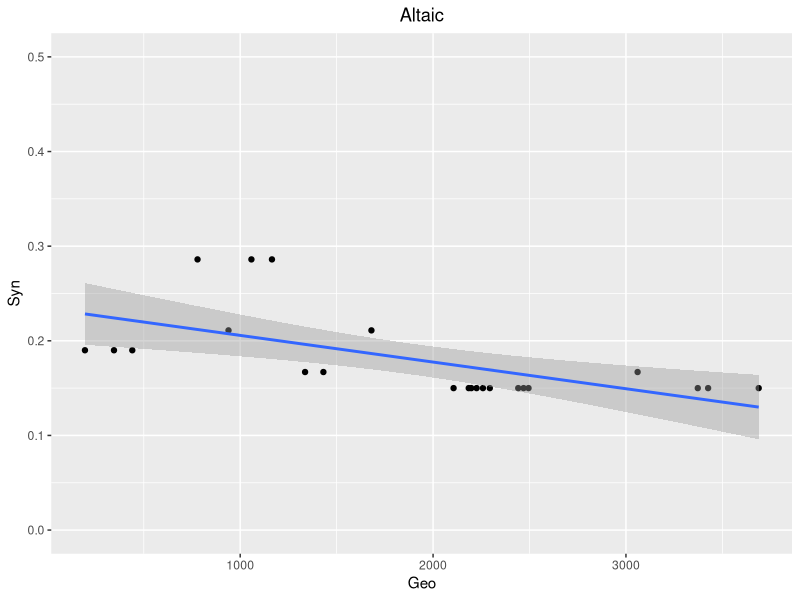
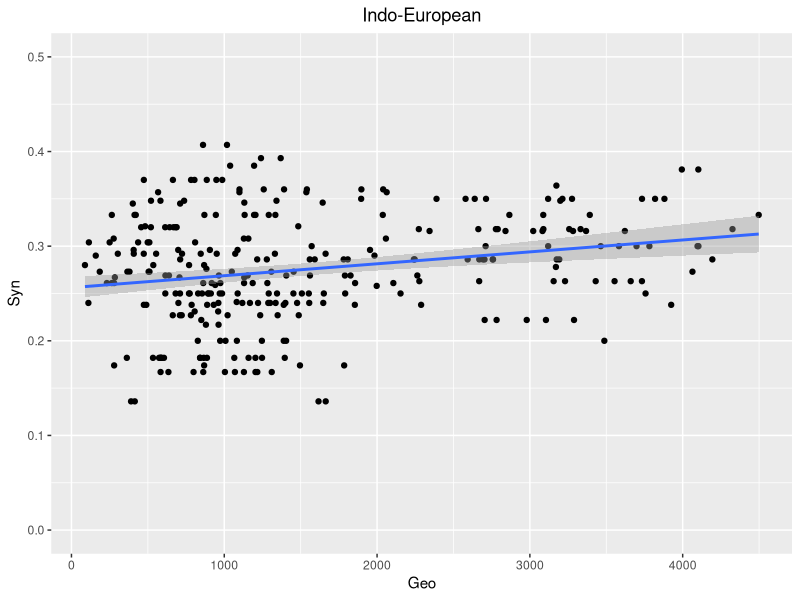

Write R code to recreate these figures, in order. (Note: this script raises an error after producing the figures.)
library(ggplot2)
library("gridExtra")

GCD_IE = read.table("ie-corr.txt")
GCD_Alt = read.table("alt-corr.txt")
GCD_Uralalt = read.table("ural-alt-corr.txt")

cor.test(GCD_IE$V3, GCD_IE$V4, method = c("pearson"))
cor.test(GCD_IE$V3, GCD_IE$V4, method = c("kendall"))

cor.test(GCD_Alt$V3, GCD_Alt$V4, method = c("pearson"))
cor.test(GCD_Alt$V3, GCD_Alt$V4, method = c("kendall"))

cor.test(GCD_Uralalt$V3, GCD_Uralalt$V4, method = c("pearson"))
cor.test(GCD_Uralalt$V3, GCD_Uralalt$V4, method = c("kendall"))


IE <- ggplot(GCD_IE, aes(x=V3, y=V4)) + 
  geom_point()+
  geom_smooth(method=lm)+
  ggtitle("Indo-European") +
  xlab("Geo") + ylab("Syn")+ theme(plot.title = element_text(hjust=0.5))+
  ylim(0, 0.5)


Alt <- ggplot(GCD_Alt, aes(x=V3, y=V4)) +
  geom_point()+
  geom_smooth(method=lm)+
  ggtitle("Altaic") +
  xlab("Geo") + ylab("Syn")+ theme(plot.title = element_text(hjust=0.5))+
  ylim(0, 0.5)

Uralalt <- ggplot(GCD_Uralic, aes(x=V3, y=V4)) +
  geom_point()+
  geom_smooth(method=lm)+
  ggtitle("Uralo-Altaic") +
  xlab("Geo") + ylab("Syn")+ theme(plot.title = element_text(hjust=0.5))+
  ylim(0, 0.5)

par(mfrow=c(1,3))
grid.arrange(IE, Alt, Uralalt, ncol=3)

